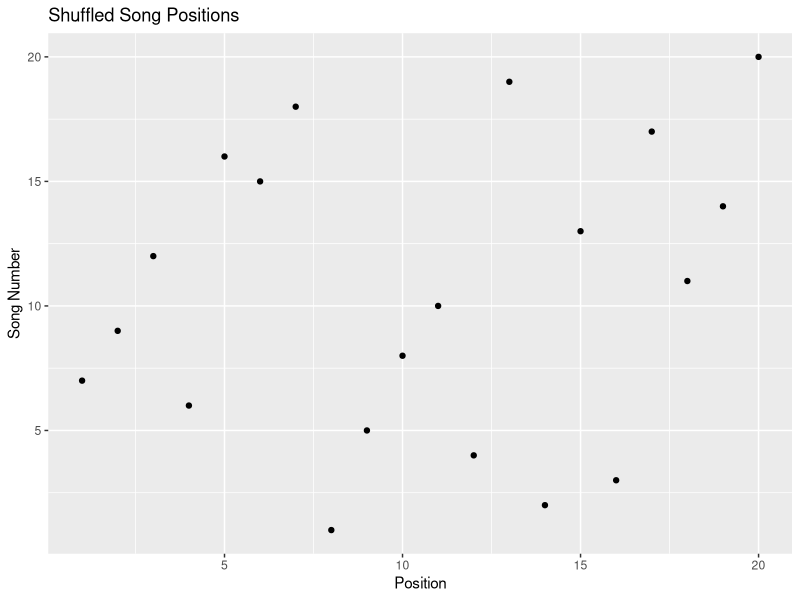
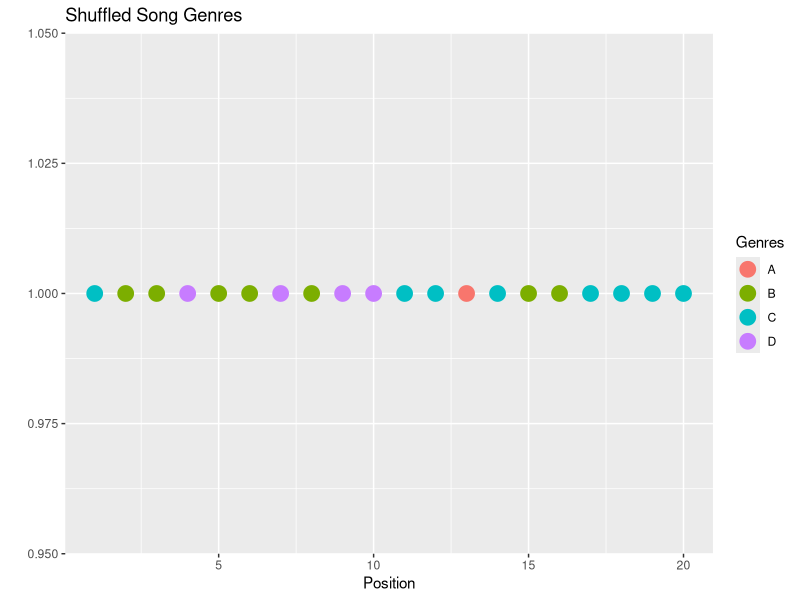

The R source for these figures, in order:
## ---- chunk 1
number_songs = 20
songs = seq(1,number_songs)

genres = round(runif(number_songs,min = 1,max = 4))
genres = replace(genres, genres == 1,"A")
genres = replace(genres, genres == 2,"B")
genres = replace(genres, genres == 3,"C")
genres = replace(genres, genres == 4,"D")
#genres

playlist = cbind.data.frame(songs,genres)

playlist_length = length(playlist[,1])
shuffled_playlist = playlist

for (i in seq(1,playlist_length-1)) {
  
  j = sample(x = seq(1,i), size = 1)
  
  shuffled_playlist[c(i,j),1] = shuffled_playlist[c(j,i),1]

  }
## ---- chunk 2
library(ggplot2)

p1 =  qplot(y = shuffled_playlist[,1], x = seq(1,number_songs),geom = "point",
      main = c("Shuffled Song Positions"),xlab = "Position",ylab = "Song Number")

p1
## ---- chunk 3
p2 =  qplot(x = shuffled_playlist[,1], y = seq.int(1,1,length.out = number_songs), geom = "point",color = shuffled_playlist[,2], main = "Shuffled Song Genres",xlab = "Position",ylab = "") + geom_point(size = 5) + guides(color = guide_legend(title = "Genres"))
p2
